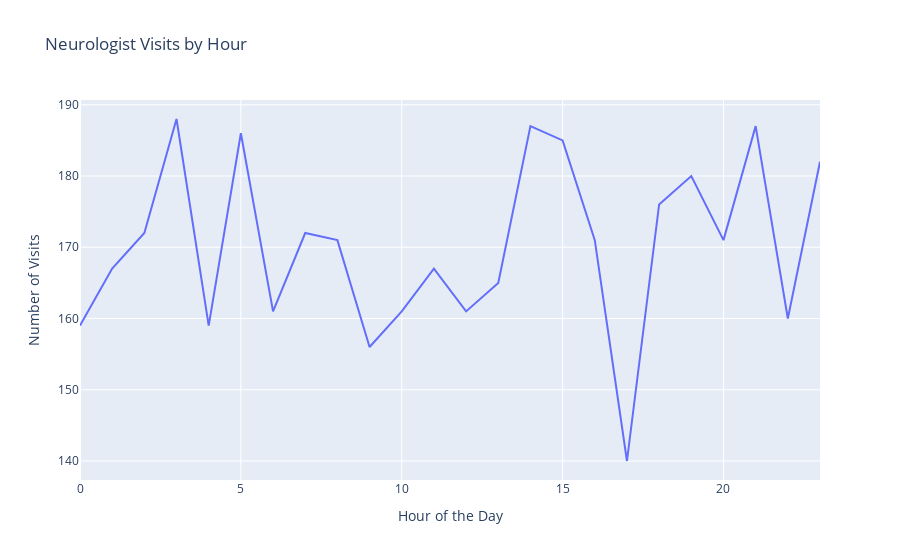

The notebook cell saved with this chart:
### Code cell
import plotly.express as px


df['Speech Pathologist Visit'] = pd.to_datetime(df['Speech Pathologist Visit'])

# Extract the time (hour) from the datetime
df['Visit Hour'] = df['Speech Pathologist Visit'].dt.hour

# Aggregate counts by hour
hourly_visits = df['Visit Hour'].value_counts().sort_index()

# Create a line chart using Plotly Express
fig = px.line(x=hourly_visits.index, y=hourly_visits.values, labels={'x': 'Hour of the Day', 'y': 'Number of Visits'}, title='Neurologist Visits by Hour')

# Show the figure
fig.show()

### Figure 1 — Plotly figure (JSON) as saved in the notebook; plotly's stock layout.template omitted (floating-point values rounded to 4 significant figures)
{"data": [{"hovertemplate": "Hour of the Day=%{x}<br>Number of Visits=%{y}<extra></extra>", "legendgroup": "", "line": {"color": "#636efa", "dash": "solid"}, "marker": {"symbol": "circle"}, "mode": "lines", "name": "", "orientation": "v", "showlegend": false, "type": "scatter", "x": [0, 1, 2, 3, 4, 5, 6, 7, 8, 9, 10, 11, 12, 13, 14, 15, 16, 17, 18, 19, 20, 21, 22, 23], "xaxis": "x", "y": [159, 167, 172, 188, 159, 186, 161, 172, 171, 156, 161, 167, 161, 165, 187, 185, 171, 140, 176, 180, 171, 187, 160, 182], "yaxis": "y"}], "layout": {"legend": {"tracegroupgap": 0}, "title": {"text": "Neurologist Visits by Hour"}, "xaxis": {"anchor": "y", "domain": [0, 1], "title": {"text": "Hour of the Day"}}, "yaxis": {"anchor": "x", "domain": [0, 1], "title": {"text": "Number of Visits"}}}}
